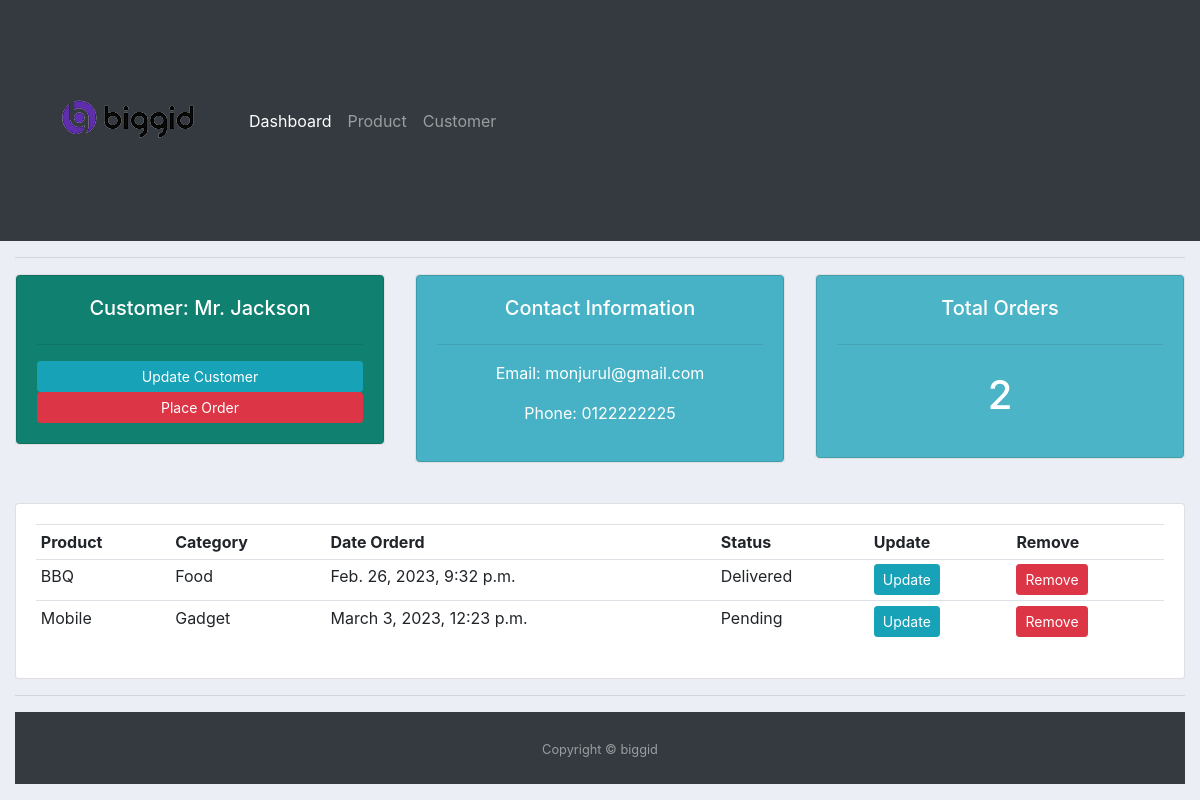
Before: /customer/1/ with the older database file.
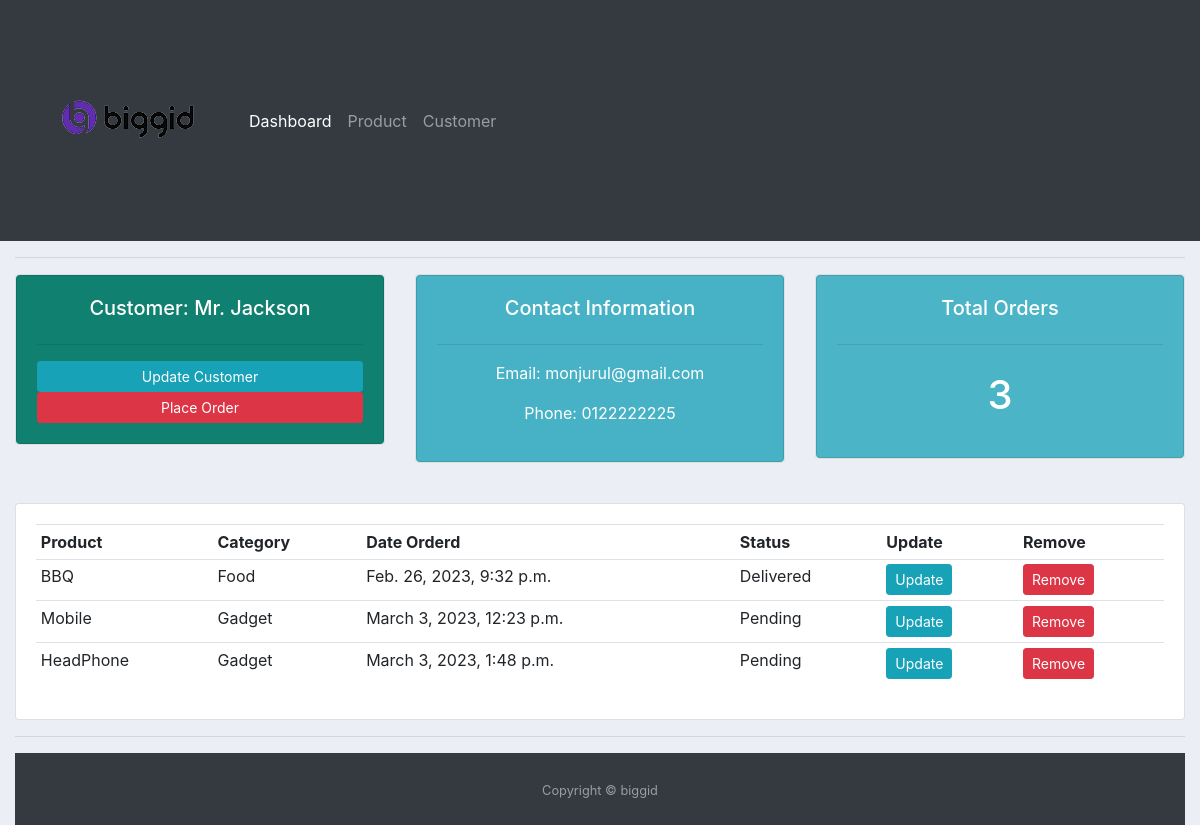
After: the same page with the newer database file.
### accounts/models.py (models this page shows, shortened)
class Order(models.Model):
    STATUS = (
        ('Pending', 'Pending'),
        ('On Process', 'On Process'),
        ('Delivered', 'Delivered'),
    )
    customer = models.ForeignKey(
        Customer, null=True, on_delete=models.SET_NULL)
    product = models.ForeignKey(Product, null=True, on_delete=models.SET_NULL)
    date_created = models.DateTimeField(auto_now_add=True, null=True)
    status = models.CharField(max_length=200, null=True, choices=STATUS)

class Product(models.Model):
    CATEGORY = (
        ('Food', 'Food'),
        ('Outdoor Item', 'Outdoor Item'),
        ('Gadget', 'Gadget'),
    )
    name = models.CharField(max_length=200, null=True)
    price = models.FloatField(null=True)
    category = models.CharField(max_length=200, null=True, choices=CATEGORY)
    Description = models.CharField(max_length=200, null=True, blank=True)
    date_created = models.DateTimeField(auto_now_add=True, null=True)
    tags = models.ManyToManyField(Tag)
    def __str__(self):
        return self.name

### accounts/views.py (the view)
# urls.py: path('customer/<str:cng>/', views.customer, name='customer'),
def customer(request, cng):
    customer = Customer.objects.get(id=cng)
    orders = customer.order_set.all()
    total_orders = orders.count()
    context = {'orders': orders, 'customer': customer,
               'total_orders': total_orders, }
    return render(request, 'accounts/customer.html', context)

### accounts/templates/accounts/customer.html
{% extends 'accounts/main.html' %} {% block content %}
<div class="row">
  <div class="col-md">
    <div class="card text-center text-white mb-3" id="Customer">
      <div class="card card-body" style="background-color: #108170">
        <h5>Customer: {{customer.name}}</h5>
        <hr />
        <a class="btn btn-sm btn-info" href="">Update Customer</a>
        <a
          class="btn btn-sm btn-danger"
          href="{% url 'create_order' customer.id %}"
          >Place Order</a
        >
      </div>
    </div>
  </div>
  <div class="col-md">
    <div class="card text-center text-white mb-3" id="Customer">
      <div class="card card-body" style="background-color: #47b2c5">
        <h5>Contact Information</h5>
        <hr />
        <p>Email: {{customer.email}}</p>
        <p>Phone: {{customer.phone}}</p>
      </div>
    </div>
  </div>
  <div class="col-md">
    <div class="card text-center text-white mb-3" id="Customer">
      <div class="card card-body" style="background-color: #4cb4c7">
        <h5>Total Orders</h5>
        <hr />
        <h1 style="text-align: center; padding: 10px">{{total_orders}}</h1>
      </div>
    </div>
  </div>
</div>
<br />
<div class="row">
  <div class="col-md">
    <div class="card card-body">
      <table class="table table-sm">
        <tr>
          <th>Product</th>
          <th>Category</th>
          <th>Date Orderd</th>
          <th>Status</th>
          <th>Update</th>
          <th>Remove</th>
        </tr>
        {% for i in orders %}
        <tr>
          <td>{{i.product}}</td>
          <td>{{i.product.category}}</td>
          <td>{{i.date_created}}</td>
          <td>{{i.status}}</td>
          <td>
            <a class="btn btn-sm btn-info" href="{% url 'update_order' i.id %}"
              >Update</a
            >
          </td>
          <td>
            <a
              class="btn btn-sm btn-danger"
              href="{% url 'customer_order_delete' i.id %}"
              >Remove</a
            >
          </td>
        </tr>
        {% endfor %}
      </table>
    </div>
  </div>
</div>
{% endblock %}

Changed rows visible on the page:
added Order: product "HeadPhone", product.category "Gadget", date_created "March 3, 2023, 1:48 p.m.", status "Pending"
Other visible differences:
{{ total_orders }}: "2" → "3"
